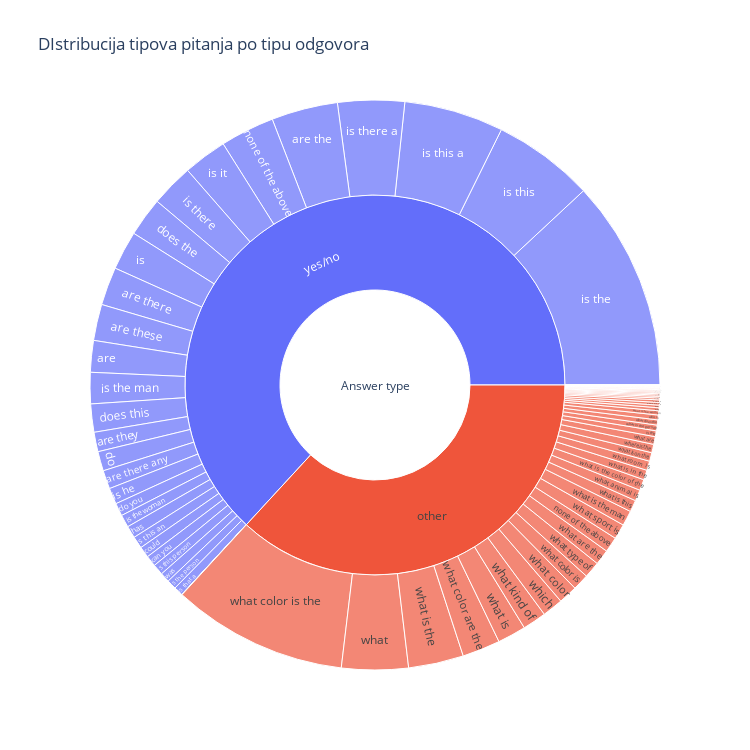

Notebook code cell kept with this figure:
### Code cell
#prikaz raspodjele vrsta pitanja na osnovu tipov aaodgovora
fig= px.sunburst(answer_question_types,
                  path=["type", "answer_type", "question_type"],
                  values='question',
                  title="DIstribucija tipova pitanja po tipu odgovora",
                  width=750, height=750)
fig.show()

### Figure 1 — Plotly figure (JSON) as saved in the notebook; plotly's stock layout.template omitted (floating-point values rounded to 4 significant figures)
{"data": [{"branchvalues": "total", "domain": {"x": [0, 1], "y": [0, 1]}, "hovertemplate": "labels=%{label}<br>question=%{value}<br>parent=%{parent}<br>id=%{id}<extra></extra>", "ids": ["Answer type/other/are", "Answer type/yes/no/are", "Answer type/other/are the", "Answer type/yes/no/are the", "Answer type/other/are there", "Answer type/yes/no/are there", "Answer type/yes/no/are there any", "Answer type/other/are these", "Answer type/yes/no/are these", "Answer type/other/are they", "Answer type/yes/no/are they", "Answer type/other/can you", "Answer type/yes/no/can you", "Answer type/yes/no/could", "Answer type/other/do", "Answer type/yes/no/do", "Answer type/other/do you", "Answer type/yes/no/do you", "Answer type/other/does the", "Answer type/yes/no/does the", "Answer type/other/does this", "Answer type/yes/no/does this", "Answer type/yes/no/has", "Answer type/other/how", "Answer type/other/is", "Answer type/yes/no/is", "Answer type/other/is he", "Answer type/yes/no/is he", "Answer type/other/is it", "Answer type/yes/no/is it", "Answer type/other/is that a", "Answer type/yes/no/is that a", "Answer type/other/is the", "Answer type/yes/no/is the", "Answer type/other/is the man", "Answer type/yes/no/is the man", "Answer type/other/is the person", "Answer type/yes/no/is the person", "Answer type/other/is the woman", "Answer type/yes/no/is the woman", "Answer type/other/is there", "Answer type/yes/no/is there", "Answer type/other/is there a", "Answer type/yes/no/is there a", "Answer type/other/is this", "Answer type/yes/no/is this", "Answer type/other/is this a", "Answer type/yes/no/is this a", "Answer type/other/is this an", "Answer type/yes/no/is this an", "Answer type/other/is this person", "Answer type/yes/no/is this person", "Answer type/other/none of the above", "Answer type/yes/no/none of the above", "Answer type/other/was", "Answer type/yes/no/was", "Answer type/other/what", "Answer type/yes/no/what", "Answer type/other/what animal is", "Answer type/other/what are", "Answer type/other/what are the", "Answer type/other/what brand", "Answer type/other/what color", "Answer type/other/what color are the", "Answer type/other/what color is", "Answer type/other/what color is the", "Answer type/other/what does the", "Answer type/yes/no/what does the", "Answer type/other/what is", "Answer type/yes/no/what is", "Answer type/other/what is in the", "Answer type/other/what is on the", "Answer type/other/what is the", "Answer type/yes/no/what is the", "Answer type/other/what is the color of the", "Answer type/other/what is the man", "Answer type/yes/no/what is the man", "Answer type/other/what is the name", "Answer type/other/what is the person", "Answer type/other/what is the woman", "Answer type/other/what is this", "Answer type/other/what kind of", "Answer type/other/what room is", "Answer type/other/what sport is", "Answer type/other/what time", "Answer type/other/what type of", "Answer type/other/where are the", "Answer type/other/where is the", "Answer type/other/which", "Answer type/other/who is", "Answer type/other/why", "Answer type/yes/no/why", "Answer type/other/why is the", "Answer type/other", "Answer type/yes/no", "Answer type"], "labels": ["are", "are", "are the", "are the", "are there", "are there", "are there any", "are these", "are these", "are they", "are they", "can you", "can you", "could", "do", "do", "do you", "do you", "does the", "does the", "does this", "does this", "has", "how", "is", "is", "is he", "is he", "is it", "is it", "is that a", "is that a", "is the", "is the", "is the man", "is the man", "is the person", "is the person", "is the woman", "is the woman", "is there", "is there", "is there a", "is there a", "is this", "is this", "is this a", "is this a", "is this an", "is this an", "is this person", "is this person", "none of the above", "none of the above", "was", "was", "what", "what", "what animal is", "what are", "what are the", "what brand", "what color", "what color are the", "what color is", "what color is the", "what does the", "what does the", "what is", "what is", "what is in the", "what is on the", "what is the", "what is the", "what is the color of the", "what is the man", "what is the man", "what is the name", "what is the person", "what is the woman", "what is this", "what kind of", "what room is", "what sport is", "what time", "what type of", "where are the", "where is the", "which", "who is", "why", "why", "why is the", "other", "yes/no", "Answer type"], "name": "", "parents": ["Answer type/other", "Answer type/yes/no", "Answer type/other", "Answer type/yes/no", "Answer type/other", "Answer type/yes/no", "Answer type/yes/no", "Answer type/other", "Answer type/yes/no", "Answer type/other", "Answer type/yes/no", "Answer type/other", "Answer type/yes/no", "Answer type/yes/no", "Answer type/other", "Answer type/yes/no", "Answer type/other", "Answer type/yes/no", "Answer type/other", "Answer type/yes/no", "Answer type/other", "Answer type/yes/no", "Answer type/yes/no", "Answer type/other", "Answer type/other", "Answer type/yes/no", "Answer type/other", "Answer type/yes/no", "Answer type/other", "Answer type/yes/no", "Answer type/other", "Answer type/yes/no", "Answer type/other", "Answer type/yes/no", "Answer type/other", "Answer type/yes/no", "Answer type/other", "Answer type/yes/no", "Answer type/other", "Answer type/yes/no", "Answer type/other", "Answer type/yes/no", "Answer type/other", "Answer type/yes/no", "Answer type/other", "Answer type/yes/no", "Answer type/other", "Answer type/yes/no", "Answer type/other", "Answer type/yes/no", "Answer type/other", "Answer type/yes/no", "Answer type/other", "Answer type/yes/no", "Answer type/other", "Answer type/yes/no", "Answer type/other", "Answer type/yes/no", "Answer type/other", "Answer type/other", "Answer type/other", "Answer type/other", "Answer type/other", "Answer type/other", "Answer type/other", "Answer type/other", "Answer type/other", "Answer type/yes/no", "Answer type/other", "Answer type/yes/no", "Answer type/other", "Answer type/other", "Answer type/other", "Answer type/yes/no", "Answer type/other", "Answer type/other", "Answer type/yes/no", "Answer type/other", "Answer type/other", "Answer type/other", "Answer type/other", "Answer type/other", "Answer type/other", "Answer type/other", "Answer type/other", "Answer type/other", "Answer type/other", "Answer type/other", "Answer type/other", "Answer type/other", "Answer type/other", "Answer type/yes/no", "Answer type/other", "Answer type", "Answer type", ""], "type": "sunburst", "values": [29, 4334, 115, 9092, 23, 5236, 2547, 48, 4967, 33, 2674, 23, 1499, 1517, 10, 2671, 10, 1768, 41, 5348, 15, 3859, 1675, 361, 88, 5337, 22, 2216, 222, 5994, 75, 1262, 804, 28863, 70, 4285, 145, 1310, 13, 1729, 18, 5880, 19, 9151, 180, 13896, 349, 13637, 4, 1656, 55, 1497, 2097, 7432, 22, 1324, 9131, 30, 1530, 1061, 2098, 175, 2591, 5205, 2247, 24055, 712, 2, 3902, 7, 1339, 1179, 7556, 4, 1510, 2076, 2, 127, 780, 576, 1611, 3259, 1278, 2079, 252, 2244, 357, 1155, 2845, 660, 404, 5, 186, 89071, 152706, 241777]}], "layout": {"height": 750, "legend": {"tracegroupgap": 0}, "title": {"text": "DIstribucija tipova pitanja po tipu odgovora"}, "width": 750}}
